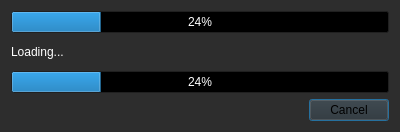
<?xml version="1.0" encoding="UTF-8"?>
<ui version="4.0">
 <class>DoubleProgressDialog</class>
 <widget class="QDialog" name="DoubleProgressDialog">
  <property name="geometry">
   <rect>
    <x>0</x>
    <y>0</y>
    <width>400</width>
    <height>132</height>
   </rect>
  </property>
  <property name="palette">
   <palette>
    <active>
     <colorrole role="WindowText">
      <brush brushstyle="SolidPattern">
       <color alpha="255">
        <red>255</red>
        <green>255</green>
        <blue>255</blue>
       </color>
      </brush>
     </colorrole>
     <colorrole role="Button">
      <brush brushstyle="SolidPattern">
       <color alpha="255">
        <red>45</red>
        <green>45</green>
        <blue>45</blue>
       </color>
      </brush>
     </colorrole>
     <colorrole role="Light">
      <brush brushstyle="SolidPattern">
       <color alpha="255">
        <red>67</red>
        <green>67</green>
        <blue>67</blue>
       </color>
      </brush>
     </colorrole>
     <colorrole role="Midlight">
      <brush brushstyle="SolidPattern">
       <color alpha="255">
        <red>56</red>
        <green>56</green>
        <blue>56</blue>
       </color>
      </brush>
     </colorrole>
     <colorrole role="Dark">
      <brush brushstyle="SolidPattern">
       <color alpha="255">
        <red>22</red>
        <green>22</green>
        <blue>22</blue>
       </color>
      </brush>
     </colorrole>
     <colorrole role="Mid">
      <brush brushstyle="SolidPattern">
       <color alpha="255">
        <red>30</red>
        <green>30</green>
        <blue>30</blue>
       </color>
      </brush>
     </colorrole>
     <colorrole role="Text">
      <brush brushstyle="SolidPattern">
       <color alpha="255">
        <red>255</red>
        <green>255</green>
        <blue>255</blue>
       </color>
      </brush>
     </colorrole>
     <colorrole role="BrightText">
      <brush brushstyle="SolidPattern">
       <color alpha="255">
        <red>255</red>
        <green>255</green>
        <blue>255</blue>
       </color>
      </brush>
     </colorrole>
     <colorrole role="ButtonText">
      <brush brushstyle="SolidPattern">
       <color alpha="255">
        <red>0</red>
        <green>0</green>
        <blue>0</blue>
       </color>
      </brush>
     </colorrole>
     <colorrole role="Base">
      <brush brushstyle="SolidPattern">
       <color alpha="255">
        <red>0</red>
        <green>0</green>
        <blue>0</blue>
       </color>
      </brush>
     </colorrole>
     <colorrole role="Window">
      <brush brushstyle="SolidPattern">
       <color alpha="255">
        <red>45</red>
        <green>45</green>
        <blue>45</blue>
       </color>
      </brush>
     </colorrole>
     <colorrole role="Shadow">
      <brush brushstyle="SolidPattern">
       <color alpha="255">
        <red>0</red>
        <green>0</green>
        <blue>0</blue>
       </color>
      </brush>
     </colorrole>
     <colorrole role="AlternateBase">
      <brush brushstyle="SolidPattern">
       <color alpha="255">
        <red>22</red>
        <green>22</green>
        <blue>22</blue>
       </color>
      </brush>
     </colorrole>
     <colorrole role="ToolTipBase">
      <brush brushstyle="SolidPattern">
       <color alpha="255">
        <red>255</red>
        <green>255</green>
        <blue>220</blue>
       </color>
      </brush>
     </colorrole>
     <colorrole role="ToolTipText">
      <brush brushstyle="SolidPattern">
       <color alpha="255">
        <red>0</red>
        <green>0</green>
        <blue>0</blue>
       </color>
      </brush>
     </colorrole>
    </active>
    <inactive>
     <colorrole role="WindowText">
      <brush brushstyle="SolidPattern">
       <color alpha="255">
        <red>255</red>
        <green>255</green>
        <blue>255</blue>
       </color>
      </brush>
     </colorrole>
     <colorrole role="Button">
      <brush brushstyle="SolidPattern">
       <color alpha="255">
        <red>45</red>
        <green>45</green>
        <blue>45</blue>
       </color>
      </brush>
     </colorrole>
     <colorrole role="Light">
      <brush brushstyle="SolidPattern">
       <color alpha="255">
        <red>67</red>
        <green>67</green>
        <blue>67</blue>
       </color>
      </brush>
     </colorrole>
     <colorrole role="Midlight">
      <brush brushstyle="SolidPattern">
       <color alpha="255">
        <red>56</red>
        <green>56</green>
        <blue>56</blue>
       </color>
      </brush>
     </colorrole>
     <colorrole role="Dark">
      <brush brushstyle="SolidPattern">
       <color alpha="255">
        <red>22</red>
        <green>22</green>
        <blue>22</blue>
       </color>
      </brush>
     </colorrole>
     <colorrole role="Mid">
      <brush brushstyle="SolidPattern">
       <color alpha="255">
        <red>30</red>
        <green>30</green>
        <blue>30</blue>
       </color>
      </brush>
     </colorrole>
     <colorrole role="Text">
      <brush brushstyle="SolidPattern">
       <color alpha="255">
        <red>255</red>
        <green>255</green>
        <blue>255</blue>
       </color>
      </brush>
     </colorrole>
     <colorrole role="BrightText">
      <brush brushstyle="SolidPattern">
       <color alpha="255">
        <red>255</red>
        <green>255</green>
        <blue>255</blue>
       </color>
      </brush>
     </colorrole>
     <colorrole role="ButtonText">
      <brush brushstyle="SolidPattern">
       <color alpha="255">
        <red>0</red>
        <green>0</green>
        <blue>0</blue>
       </color>
      </brush>
     </colorrole>
     <colorrole role="Base">
      <brush brushstyle="SolidPattern">
       <color alpha="255">
        <red>0</red>
        <green>0</green>
        <blue>0</blue>
       </color>
      </brush>
     </colorrole>
     <colorrole role="Window">
      <brush brushstyle="SolidPattern">
       <color alpha="255">
        <red>45</red>
        <green>45</green>
        <blue>45</blue>
       </color>
      </brush>
     </colorrole>
     <colorrole role="Shadow">
      <brush brushstyle="SolidPattern">
       <color alpha="255">
        <red>0</red>
        <green>0</green>
        <blue>0</blue>
       </color>
      </brush>
     </colorrole>
     <colorrole role="AlternateBase">
      <brush brushstyle="SolidPattern">
       <color alpha="255">
        <red>22</red>
        <green>22</green>
        <blue>22</blue>
       </color>
      </brush>
     </colorrole>
     <colorrole role="ToolTipBase">
      <brush brushstyle="SolidPattern">
       <color alpha="255">
        <red>255</red>
        <green>255</green>
        <blue>220</blue>
       </color>
      </brush>
     </colorrole>
     <colorrole role="ToolTipText">
      <brush brushstyle="SolidPattern">
       <color alpha="255">
        <red>0</red>
        <green>0</green>
        <blue>0</blue>
       </color>
      </brush>
     </colorrole>
    </inactive>
    <disabled>
     <colorrole role="WindowText">
      <brush brushstyle="SolidPattern">
       <color alpha="255">
        <red>22</red>
        <green>22</green>
        <blue>22</blue>
       </color>
      </brush>
     </colorrole>
     <colorrole role="Button">
      <brush brushstyle="SolidPattern">
       <color alpha="255">
        <red>45</red>
        <green>45</green>
        <blue>45</blue>
       </color>
      </brush>
     </colorrole>
     <colorrole role="Light">
      <brush brushstyle="SolidPattern">
       <color alpha="255">
        <red>67</red>
        <green>67</green>
        <blue>67</blue>
       </color>
      </brush>
     </colorrole>
     <colorrole role="Midlight">
      <brush brushstyle="SolidPattern">
       <color alpha="255">
        <red>56</red>
        <green>56</green>
        <blue>56</blue>
       </color>
      </brush>
     </colorrole>
     <colorrole role="Dark">
      <brush brushstyle="SolidPattern">
       <color alpha="255">
        <red>22</red>
        <green>22</green>
        <blue>22</blue>
       </color>
      </brush>
     </colorrole>
     <colorrole role="Mid">
      <brush brushstyle="SolidPattern">
       <color alpha="255">
        <red>30</red>
        <green>30</green>
        <blue>30</blue>
       </color>
      </brush>
     </colorrole>
     <colorrole role="Text">
      <brush brushstyle="SolidPattern">
       <color alpha="255">
        <red>22</red>
        <green>22</green>
        <blue>22</blue>
       </color>
      </brush>
     </colorrole>
     <colorrole role="BrightText">
      <brush brushstyle="SolidPattern">
       <color alpha="255">
        <red>255</red>
        <green>255</green>
        <blue>255</blue>
       </color>
      </brush>
     </colorrole>
     <colorrole role="ButtonText">
      <brush brushstyle="SolidPattern">
       <color alpha="255">
        <red>22</red>
        <green>22</green>
        <blue>22</blue>
       </color>
      </brush>
     </colorrole>
     <colorrole role="Base">
      <brush brushstyle="SolidPattern">
       <color alpha="255">
        <red>45</red>
        <green>45</green>
        <blue>45</blue>
       </color>
      </brush>
     </colorrole>
     <colorrole role="Window">
      <brush brushstyle="SolidPattern">
       <color alpha="255">
        <red>45</red>
        <green>45</green>
        <blue>45</blue>
       </color>
      </brush>
     </colorrole>
     <colorrole role="Shadow">
      <brush brushstyle="SolidPattern">
       <color alpha="255">
        <red>0</red>
        <green>0</green>
        <blue>0</blue>
       </color>
      </brush>
     </colorrole>
     <colorrole role="AlternateBase">
      <brush brushstyle="SolidPattern">
       <color alpha="255">
        <red>45</red>
        <green>45</green>
        <blue>45</blue>
       </color>
      </brush>
     </colorrole>
     <colorrole role="ToolTipBase">
      <brush brushstyle="SolidPattern">
       <color alpha="255">
        <red>255</red>
        <green>255</green>
        <blue>220</blue>
       </color>
      </brush>
     </colorrole>
     <colorrole role="ToolTipText">
      <brush brushstyle="SolidPattern">
       <color alpha="255">
        <red>0</red>
        <green>0</green>
        <blue>0</blue>
       </color>
      </brush>
     </colorrole>
    </disabled>
   </palette>
  </property>
  <property name="windowTitle">
   <string/>
  </property>
  <layout class="QVBoxLayout" name="verticalLayout">
   <item>
    <widget class="QProgressBar" name="majorProgressBar">
     <property name="value">
      <number>24</number>
     </property>
    </widget>
   </item>
   <item>
    <widget class="QLabel" name="progressStatus">
     <property name="text">
      <string>Loading...</string>
     </property>
    </widget>
   </item>
   <item>
    <widget class="QProgressBar" name="minorProgressBar">
     <property name="value">
      <number>24</number>
     </property>
    </widget>
   </item>
   <item>
    <layout class="QHBoxLayout" name="horizontalLayout">
     <item>
      <spacer name="horizontalSpacer">
       <property name="orientation">
        <enum>Qt::Horizontal</enum>
       </property>
       <property name="sizeHint" stdset="0">
        <size>
         <width>40</width>
         <height>20</height>
        </size>
       </property>
      </spacer>
     </item>
     <item>
      <widget class="QPushButton" name="cancelButton">
       <property name="text">
        <string>Cancel</string>
       </property>
      </widget>
     </item>
    </layout>
   </item>
  </layout>
 </widget>
 <resources/>
 <connections/>
</ui>
